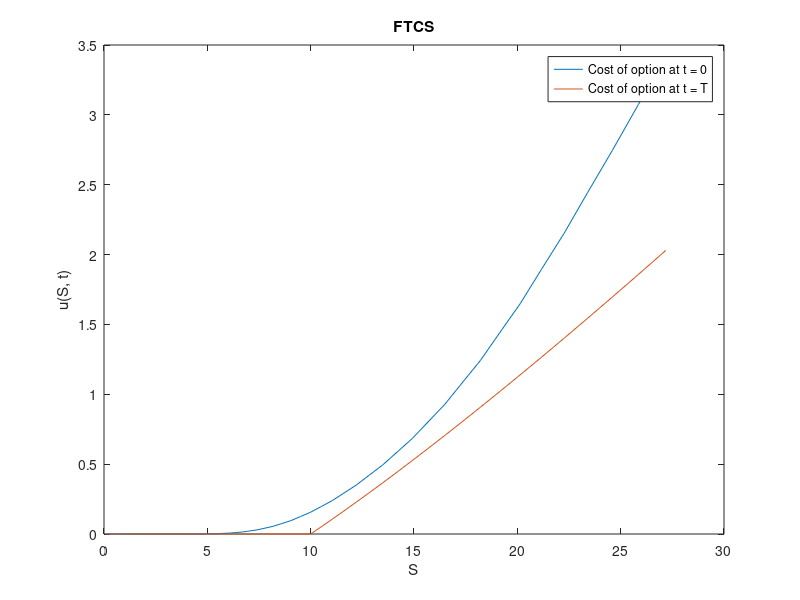
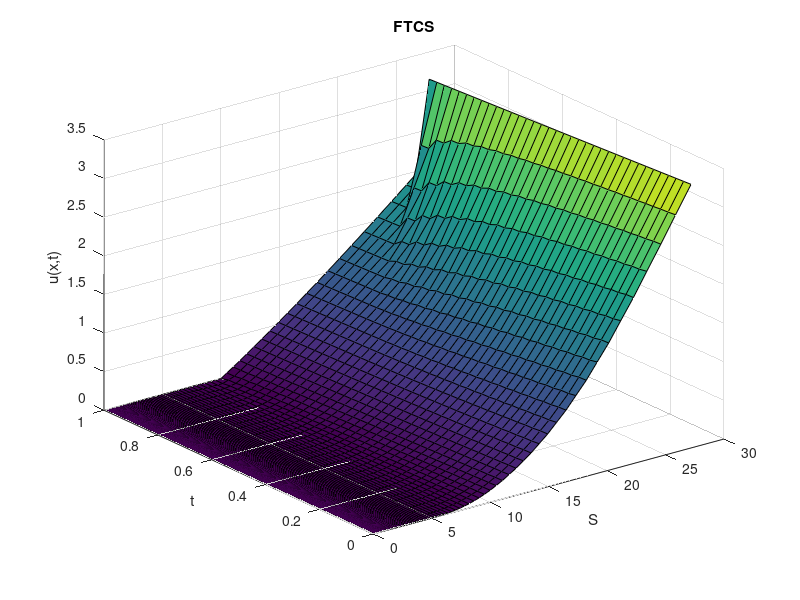
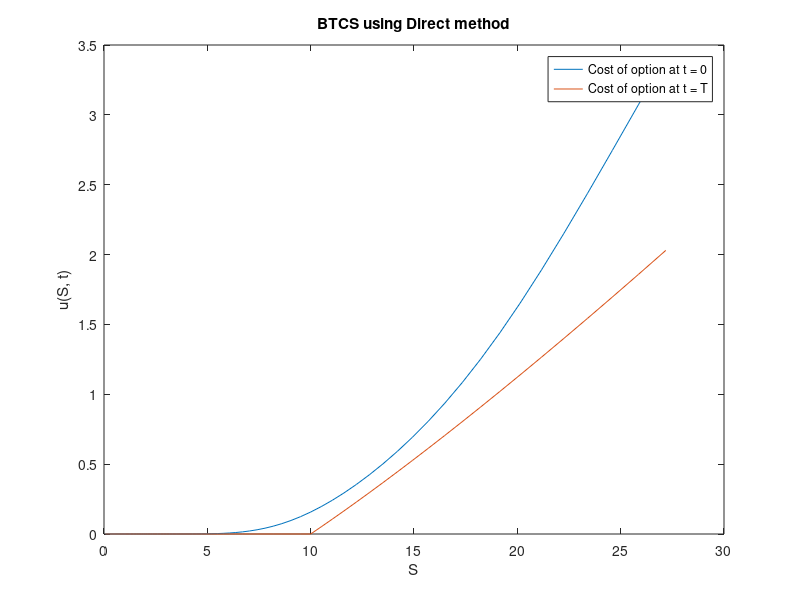
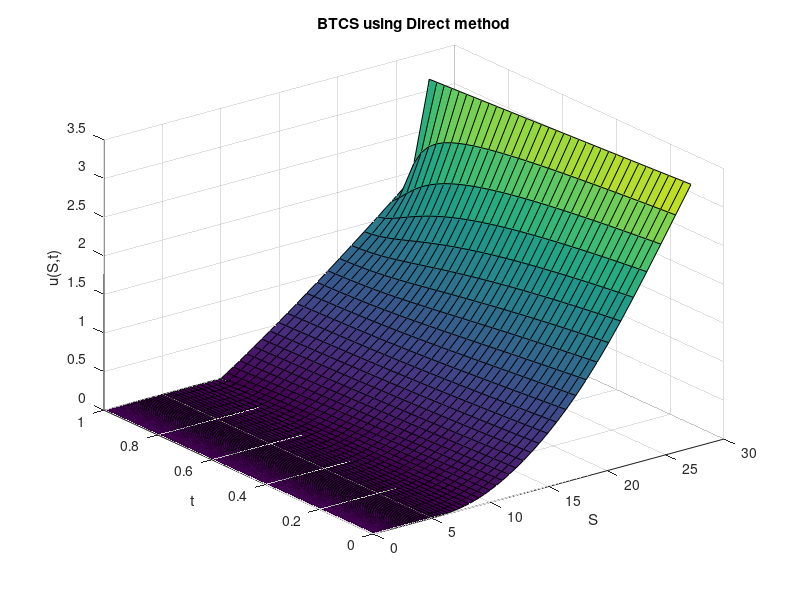

The MATLAB source for these figures, in order: (Note: this script raises an error after producing the figures.)
function q1
	close all; clear; im_num = 1;
	% Option Parameters
	T = 1;
	K = 10;
	r = 0.06;
	sig = 0.3;
	delta = 0;

	q = 2*r/sig^2;
	qd = 2*(r-delta)/sig^2;

	% Computational Parameters
	x_max = 1;
	x_min = -5;

	h = 0.05;
	k = h^2/2;
	m = (x_max - x_min)/h;
	n = ceil((T*sig^2/2)/k);

	X = x_min:h:x_max;
	Tau = 0:k:T*sig^2/2;

	S = K*exp(X);
	Time = T - 2*Tau/sig^2;

	
	U = FTCS(@fun, @f, @g1, @g2, T*sig^2/2, K, r, sig, delta, q, qd, x_min, x_max, h, k, m, n, X, Tau);
	% length(X), length(U(end, :))
	figure; plot(S, U(end, :)); hold on; plot(S, U(1, :)); hold off;
	legend('Cost of option at t = 0', 'Cost of option at t = T'); xlabel('S'); ylabel('u(S, t)'); title('FTCS');
	saveas(gcf, sprintf('plots/q1_%d.png', im_num)); im_num = im_num + 1;
	figure; surf(S, Time, U); xlabel('S'); ylabel('t'); zlabel('u(x,t)'); title('FTCS');
	saveas(gcf, sprintf('plots/q1_%d.png', im_num)); im_num = im_num + 1;
	
	Methods = ['Direct'; 'GaussS'; 'Jacobi'];%, 'SOR___'];
	for meth = 1:3
		U = BTCS(@fun, @f, @g1, @g2, T, K, r, sig, delta, q, qd, x_min, x_max, h, k, m, n, X, Tau, Methods(meth, :));
		figure; plot(S, U(end, :)); hold on; plot(S, U(1, :)); hold off;
		legend('Cost of option at t = 0', 'Cost of option at t = T'); xlabel('S'); ylabel('u(S, t)'); title(sprintf('BTCS using %s method', Methods(meth, :)));
		saveas(gcf, sprintf('plots/q1_%d.png', im_num)); im_num = im_num + 1;
		figure; surf(S, Time, U); xlabel('S'); ylabel('t'); zlabel('u(S,t)'); title(sprintf('BTCS using %s method', Methods(meth, :)));
		saveas(gcf, sprintf('plots/q1_%d.png', im_num)); im_num = im_num + 1;
	end

	for meth = 1:3
		U = Crank(@fun, @f, @g1, @g2, T, K, r, sig, delta, q, qd, x_min, x_max, h, k, m, n, X, Tau, Methods(meth, :));
		figure; plot(S, U(end, :)); hold on; plot(S, U(1, :)); hold off;
		legend('Cost of option at t = 0', 'Cost of option at t = T'); xlabel('S'); ylabel('u(S, t)'); title(sprintf('Crank-Nicolson using %s method', Methods(meth, :)));
		saveas(gcf, sprintf('plots/q1_%d.png', im_num)); im_num = im_num + 1;
		figure; surf(S, Time, U); xlabel('S'); ylabel('t'); zlabel('u(S,t)'); title(sprintf('Crank-Nicolson using %s method', Methods(meth, :)));
		saveas(gcf, sprintf('plots/q1_%d.png', im_num)); im_num = im_num + 1;
	end
end

function [y] = fun(x, t)
	y = 0;
end

function [y] = f(x, qd)
	temp1 = zeros(size(x));
	temp2 = exp(x*(qd + 1)/2 ) - exp(x*(qd - 1)/2);
	y = max([temp1; temp2]);
end

function [y] = g1(x, t, qd)
	y = 0;
end

function [y] = g2(x, t, qd)
	y = exp(x.*(qd + 1)/2 + t.*(qd + 1)^2/4);
end

function [U] = FTCS(fun, f, g1, g2, T, K, r, sig, delta, q, qd, x_min, x_max, h, k, m, n, X, Tau)
	fprintf('\nRunning FTCS\n');
	lamda = k / h^2;
	U = zeros(n+1, m+1);

	U(1:end, 1) = g1(x_min, Tau, qd);
	U(1:end, end) = g2(x_max, Tau, qd);
	U(1, 1:end) = f(X, qd);

	for i = 2:n+1
		for j = 2:m
			U(i, j) = lamda*U(i-1,j-1) + (1-2*lamda)*U(i-1,j) + lamda*U(i-1,j+1);
		end
	end

	U;
end

function [U] = BTCS(fun, f, g1, g2, T, K, r, sig, delta, q, qd, x_min, x_max, h, k, m, n, X, Tau, method)
	fprintf('\nRunning BTCS\n');
	fprintf('Using %s method\n', method);
	lamda = k / h^2;
	U = zeros(n+1, m+1);

	U(1:end, 1) = g1(x_min, Tau, qd);
	U(1:end, end) = g2(x_max, Tau, qd);
	U(1, 1:end) = f(X, qd);

	for i = 2:n+1
		A = zeros(m+1, m+1);
		b = zeros(m+1, 1);

		A(1:m+2:end) = 1 + 2*lamda;
		A(2:m+2:end) = -lamda;
		A(m+2:m+2:end) = -lamda;

		A(1,1) = 1;
		A(1,2) = 0;
		A(m+1,m+1) = 1;
		A(m+1,m) = 0;

		b(2:m) = U(i-1,2:m);
		b(1) = U(i,1);
		b(end) = U(i,end);

		if method == 'Direct'
			U(i,:) = (A\b)';
		elseif method == 'GaussS'
			U(i,:) = gauss_seidel(A,b,1000,1e-5);
		elseif method == 'Jacobi'
			U(i,:) = jacobi(A,b,1000,1e-5);
		else
			''
		end			
			
	end

	U;
end

function [U] = Crank(fun, f, g1, g2, T, K, r, sig, delta, q, qd, x_min, x_max, h, k, m, n, X, Tau, method)
	fprintf('\nRunning Crank Nicolson\n');
	fprintf('Using %s method\n', method);
	lamda = k / h^2;
	U = zeros(n+1, m+1);

	U(1:end, 1) = g1(x_min, Tau, qd);
	U(1:end, end) = g2(x_max, Tau, qd);
	U(1, 1:end) = f(X, qd);

	for i = 2:n+1
		A = zeros(m+1, m+1);
		b = zeros(m+1, 1);

		A(1:m+2:end) = 1 + lamda;
		A(2:m+2:end) = -lamda/2;
		A(m+2:m+2:end) = -lamda/2;

		A(1,1) = 1;
		A(1,2) = 0;
		A(m+1,m+1) = 1;
		A(m+1,m) = 0;

		b(2:m) = U(i-1,1:m-1)*lamda/2 + (1-lamda)*U(i-1,2:m) + U(i-1,3:m+1)*lamda/2;
		b(1) = U(i,1);
		b(end) = U(i,end);

		if method == 'Direct'
			U(i,:) = (A\b)';
		elseif method == 'GaussS'
			U(i,:) = gauss_seidel(A,b,1000,1e-5);
		elseif method == 'Jacobi'
			U(i,:) = jacobi(A,b,1000,1e-5);
		else
			''
		end	
	end

	U;
end